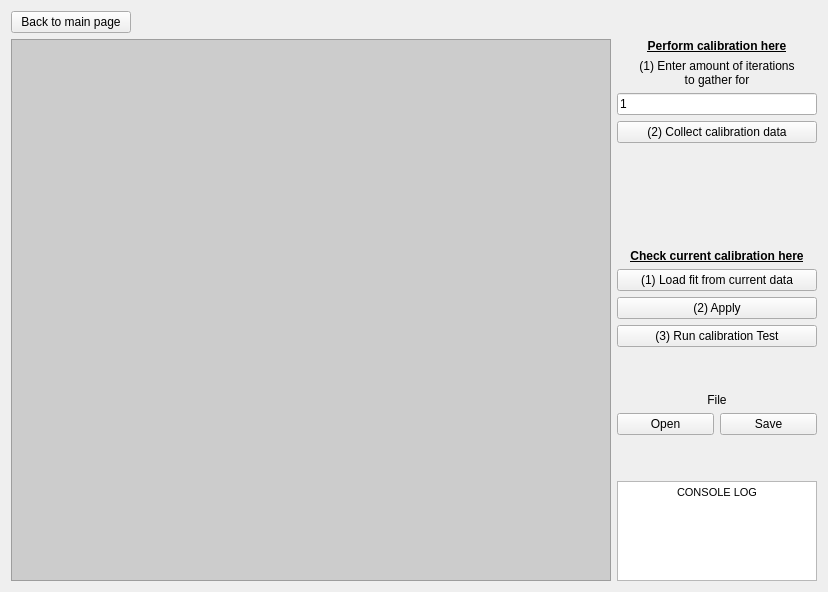
      <widget class="QWidget" name="calibration_page">
       <layout class="QGridLayout" name="gridLayout_3">
        <item row="3" column="0">
         <layout class="QHBoxLayout" name="calibration_horizontal_layout">
          <item>
           <widget class="QGraphicsView" name="calibration_plot_widget_container">
            <property name="minimumSize">
             <size>
              <width>600</width>
              <height>300</height>
             </size>
            </property>
            <property name="styleSheet">
             <string notr="true">background-color:#CCCCCC;</string>
            </property>
           </widget>
          </item>
          <item>
           <layout class="QVBoxLayout" name="calibration_parameters">
            <property name="spacing">
             <number>6</number>
            </property>
            <item>
             <widget class="QLabel" name="calibration_perform_calibration_label">
              <property name="sizePolicy">
               <sizepolicy hsizetype="Ignored" vsizetype="Fixed">
                <horstretch>0</horstretch>
                <verstretch>0</verstretch>
               </sizepolicy>
              </property>
              <property name="minimumSize">
               <size>
                <width>0</width>
                <height>0</height>
               </size>
              </property>
              <property name="text">
               <string>&lt;html&gt;&lt;head/&gt;&lt;body&gt;&lt;p align=&quot;center&quot;&gt;&lt;span style=&quot; font-size:9pt; font-weight:600; text-decoration: underline;&quot;&gt;Perform calibration here&lt;/span&gt;&lt;/p&gt;&lt;/body&gt;&lt;/html&gt;</string>
              </property>
             </widget>
            </item>
            <item>
             <widget class="QLabel" name="calibration_iterations_label">
              <property name="sizePolicy">
               <sizepolicy hsizetype="Ignored" vsizetype="Fixed">
                <horstretch>0</horstretch>
                <verstretch>0</verstretch>
               </sizepolicy>
              </property>
              <property name="text">
               <string>&lt;html&gt;&lt;head/&gt;&lt;body&gt;&lt;p align=&quot;center&quot;&gt;(1) Enter amount of iterations&lt;br/&gt; to gather for&lt;/p&gt;&lt;/body&gt;&lt;/html&gt;</string>
              </property>
             </widget>
            </item>
            <item>
             <widget class="QLineEdit" name="calibration_num_iterations_line_edit">
              <property name="sizePolicy">
               <sizepolicy hsizetype="Ignored" vsizetype="Fixed">
                <horstretch>0</horstretch>
                <verstretch>0</verstretch>
               </sizepolicy>
              </property>
              <property name="text">
               <string>1</string>
              </property>
             </widget>
            </item>
            <item>
             <widget class="QPushButton" name="calibration_collect_calibration_data_button">
              <property name="sizePolicy">
               <sizepolicy hsizetype="Minimum" vsizetype="Fixed">
                <horstretch>0</horstretch>
                <verstretch>0</verstretch>
               </sizepolicy>
              </property>
              <property name="minimumSize">
               <size>
                <width>0</width>
                <height>0</height>
               </size>
              </property>
              <property name="text">
               <string>(2) Collect calibration data</string>
              </property>
             </widget>
            </item>
            <item>
             <spacer name="calibration_upper_spacer">
              <property name="orientation">
               <enum>Qt::Vertical</enum>
              </property>
              <property name="sizeType">
               <enum>QSizePolicy::Fixed</enum>
              </property>
              <property name="sizeHint" stdset="0">
               <size>
                <width>20</width>
                <height>100</height>
               </size>
              </property>
             </spacer>
            </item>
            <item>
             <widget class="QLabel" name="calibration_check_calibration_label">
              <property name="sizePolicy">
               <sizepolicy hsizetype="Minimum" vsizetype="Fixed">
                <horstretch>0</horstretch>
                <verstretch>0</verstretch>
               </sizepolicy>
              </property>
              <property name="text">
               <string>&lt;html&gt;&lt;head/&gt;&lt;body&gt;&lt;p align=&quot;center&quot;&gt;&lt;span style=&quot; font-size:9pt; font-weight:600; text-decoration: underline;&quot;&gt;Check current calibration here&lt;/span&gt;&lt;/p&gt;&lt;/body&gt;&lt;/html&gt;</string>
              </property>
             </widget>
            </item>
            <item>
             <widget class="QPushButton" name="calibration_load_current_fit_button">
              <property name="sizePolicy">
               <sizepolicy hsizetype="Minimum" vsizetype="Fixed">
                <horstretch>0</horstretch>
                <verstretch>0</verstretch>
               </sizepolicy>
              </property>
              <property name="minimumSize">
               <size>
                <width>0</width>
                <height>0</height>
               </size>
              </property>
              <property name="text">
               <string>(1) Load fit from current data</string>
              </property>
             </widget>
            </item>
            <item>
             <widget class="QPushButton" name="calibration_apply_current_fit_button">
              <property name="sizePolicy">
               <sizepolicy hsizetype="Minimum" vsizetype="Fixed">
                <horstretch>0</horstretch>
                <verstretch>0</verstretch>
               </sizepolicy>
              </property>
              <property name="minimumSize">
               <size>
                <width>0</width>
                <height>0</height>
               </size>
              </property>
              <property name="toolTip">
               <string>&lt;html&gt;&lt;head/&gt;&lt;body&gt;&lt;p&gt;If polynomial fit from step above is a good fit, press 'Apply' to save coefficients and use this fit for subsequent measurements.&lt;/p&gt;&lt;/body&gt;&lt;/html&gt;</string>
              </property>
              <property name="text">
               <string>(2) Apply</string>
              </property>
             </widget>
            </item>
            <item>
             <widget class="QPushButton" name="calibration_check_current_calibration_button">
              <property name="enabled">
               <bool>true</bool>
              </property>
              <property name="sizePolicy">
               <sizepolicy hsizetype="Minimum" vsizetype="Fixed">
                <horstretch>0</horstretch>
                <verstretch>0</verstretch>
               </sizepolicy>
              </property>
              <property name="minimumSize">
               <size>
                <width>0</width>
                <height>0</height>
               </size>
              </property>
              <property name="toolTip">
               <string>&lt;html&gt;&lt;head/&gt;&lt;body&gt;&lt;p&gt;Run calibration test with current coefficients (can be none if fit has not been applied). Measured voltage should coincide well with applied.&lt;/p&gt;&lt;/body&gt;&lt;/html&gt;</string>
              </property>
              <property name="text">
               <string>(3) Run calibration Test</string>
              </property>
             </widget>
            </item>
            <item>
             <spacer name="calibration_lower_spacer">
              <property name="orientation">
               <enum>Qt::Vertical</enum>
              </property>
              <property name="sizeType">
               <enum>QSizePolicy::Expanding</enum>
              </property>
              <property name="sizeHint" stdset="0">
               <size>
                <width>20</width>
                <height>40</height>
               </size>
              </property>
             </spacer>
            </item>
            <item>
             <widget class="QLabel" name="calibration_file_label">
              <property name="text">
               <string>&lt;html&gt;&lt;head/&gt;&lt;body&gt;&lt;p align=&quot;center&quot;&gt;File&lt;/p&gt;&lt;/body&gt;&lt;/html&gt;</string>
              </property>
             </widget>
            </item>
            <item>
             <layout class="QGridLayout" name="calibration_file_layout">
              <item row="0" column="0">
               <widget class="QPushButton" name="calibration_open_file_button">
                <property name="text">
                 <string>Open</string>
                </property>
               </widget>
              </item>
              <item row="0" column="1">
               <widget class="QPushButton" name="calibration_save_file_button">
                <property name="text">
                 <string>Save</string>
                </property>
               </widget>
              </item>
             </layout>
            </item>
            <item>
             <spacer name="verticalSpacer_2">
              <property name="orientation">
               <enum>Qt::Vertical</enum>
              </property>
              <property name="sizeHint" stdset="0">
               <size>
                <width>20</width>
                <height>40</height>
               </size>
              </property>
             </spacer>
            </item>
            <item>
             <widget class="QTextEdit" name="calibration_console_log">
              <property name="sizePolicy">
               <sizepolicy hsizetype="Minimum" vsizetype="Minimum">
                <horstretch>0</horstretch>
                <verstretch>0</verstretch>
               </sizepolicy>
              </property>
              <property name="maximumSize">
               <size>
                <width>200</width>
                <height>100</height>
               </size>
              </property>
              <property name="readOnly">
               <bool>true</bool>
              </property>
              <property name="html">
               <string>&lt;!DOCTYPE HTML PUBLIC &quot;-//W3C//DTD HTML 4.0//EN&quot; &quot;http://www.w3.org/TR/REC-html40/strict.dtd&quot;&gt;
&lt;html&gt;&lt;head&gt;&lt;meta name=&quot;qrichtext&quot; content=&quot;1&quot; /&gt;&lt;meta charset=&quot;utf-8&quot; /&gt;&lt;style type=&quot;text/css&quot;&gt;
p, li { white-space: pre-wrap; }
hr { height: 1px; border-width: 0; }
li.unchecked::marker { content: &quot;\2610&quot;; }
li.checked::marker { content: &quot;\2612&quot;; }
&lt;/style&gt;&lt;/head&gt;&lt;body style=&quot; font-family:'Segoe UI'; font-size:9pt; font-weight:400; font-style:normal;&quot;&gt;
&lt;p align=&quot;center&quot; style=&quot; margin-top:0px; margin-bottom:0px; margin-left:0px; margin-right:0px; -qt-block-indent:0; text-indent:0px;&quot;&gt;&lt;span style=&quot; font-family:'MS Shell Dlg 2'; font-size:8.25pt;&quot;&gt;CONSOLE LOG&lt;/span&gt;&lt;/p&gt;&lt;/body&gt;&lt;/html&gt;</string>
              </property>
             </widget>
            </item>
           </layout>
          </item>
         </layout>
        </item>
        <item row="0" column="0">
         <widget class="QPushButton" name="calibration_to_main_button">
          <property name="sizePolicy">
           <sizepolicy hsizetype="Minimum" vsizetype="Fixed">
            <horstretch>0</horstretch>
            <verstretch>0</verstretch>
           </sizepolicy>
          </property>
          <property name="maximumSize">
           <size>
            <width>120</width>
            <height>16777215</height>
           </size>
          </property>
          <property name="layoutDirection">
           <enum>Qt::LeftToRight</enum>
          </property>
          <property name="styleSheet">
           <string notr="true"/>
          </property>
          <property name="text">
           <string>Back to main page</string>
          </property>
          <property name="icon">
           <iconset theme="SP_ArrowBack"/>
          </property>
         </widget>
        </item>
       </layout>
      </widget>
